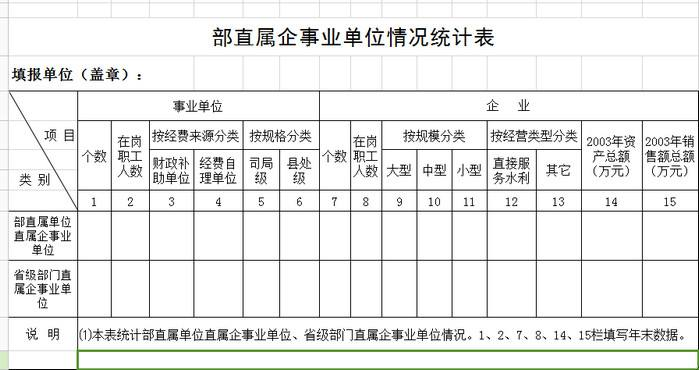
#> input picture python/python_project/open_cv/line.jpg, 699 x 370 px
$ python lines_circles.py
#> lines starting #> are read from the running program, lines starting #| are printed output that depends on the picture; after the words box and inside, x2 and y2 are one past the last pixel; in counts of white or black regions, pixels touching at a corner belong together
import cv2
import numpy as np

img = cv2.imread('line.jpg',cv2.IMREAD_UNCHANGED)
#> img is the input picture: shape (370, 699, 3); mean B, G, R 234.6, 235.7, 235.1
# gray = cv2.cvtColor(img,cv2.COLOR_BGR2GRAY)
# back_bgr = cv2.cvtColor(gray,cv2.COLOR_GRAY2BGR) #灰度图转回彩色图扩展两个相同通道
# Canny检测会自动转化输入图像为灰度图，输出单通道二值图像
edges = cv2.Canny(img,50,120)
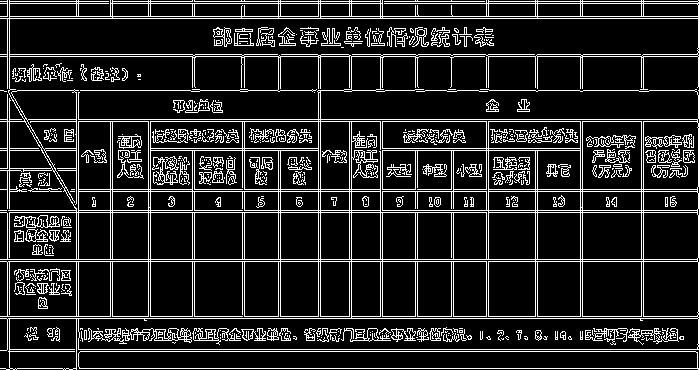
#> edges: shape (370, 699); 14.3% white in thin lines or dots
#定义最小直线长度和最小最大直线间隙
minLineLength = 20
maxLineGap = 5
# 霍夫直线变换参考： https://www.jianshu.com/p/ebaf449b434b#fnref1
'''
cv2.HoughLines(),它返回(ρ, θ)值的序列，ρ单位像素，
θ单位弧度。第一个参数，输入的图片是一个二进制图片，在使用hough变换之前，
应用阈值或使用canny边缘检测。第二和第三个参数分别是ρ和θ的精度，第4个参数是阈值，
指可以被认为是一个线条的最小计数值。由于计数值的多少取决于线上的点数，
所以这代表了可以被识别为线的最小长度。
概率哈夫变换:
在哈夫变换中，可以通过2个变量来检测一条线上的点，但花费大量计算。
概率哈夫变换是一个优化的哈夫变换，它不会计算所有的点，而是随机的选取一组足以识别直线的点，
所以我们需要减少阈值。它通过cv2.HoughLinesP()来实现,函数有2个新的参数。minLineLength,maxLineGap

'''
lines = cv2.HoughLinesP(edges,1,np.pi/180,100,minLineLength,maxLineGap)
#> lines = 480 rows, first 6: [9, 3, 108, 3], [382, 121, 486, 121], [8, 261, 486, 261], [382, 210, 697, 210], [0, 18, 698, 18], [8, 318, 697, 318]

for i in range(0,len(lines)):
    for x1,y1,x2,y2 in lines[i]:
        #会修改原图像
        cv2.line(img,(x1,y1),(x2,y2),(0,255,0),2)
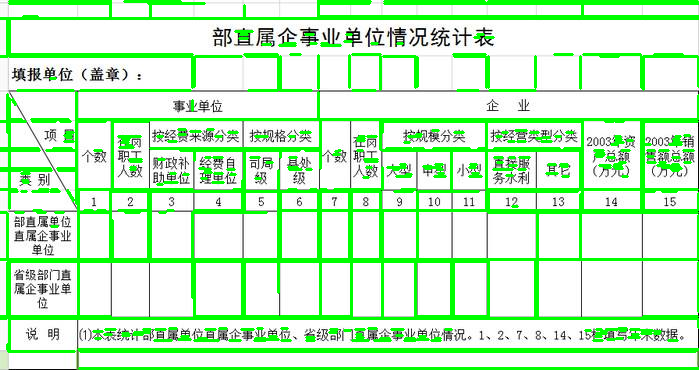
#> img: shape (370, 699, 3); 17.96% of pixels changed, all inside (x1, y1, x2, y2) = (0, 0, 699, 370)


cv2.imshow('image',edges)
cv2.waitKey()
cv2.imshow('image',img)
cv2.waitKey()
cv2.destroyAllWindows()
